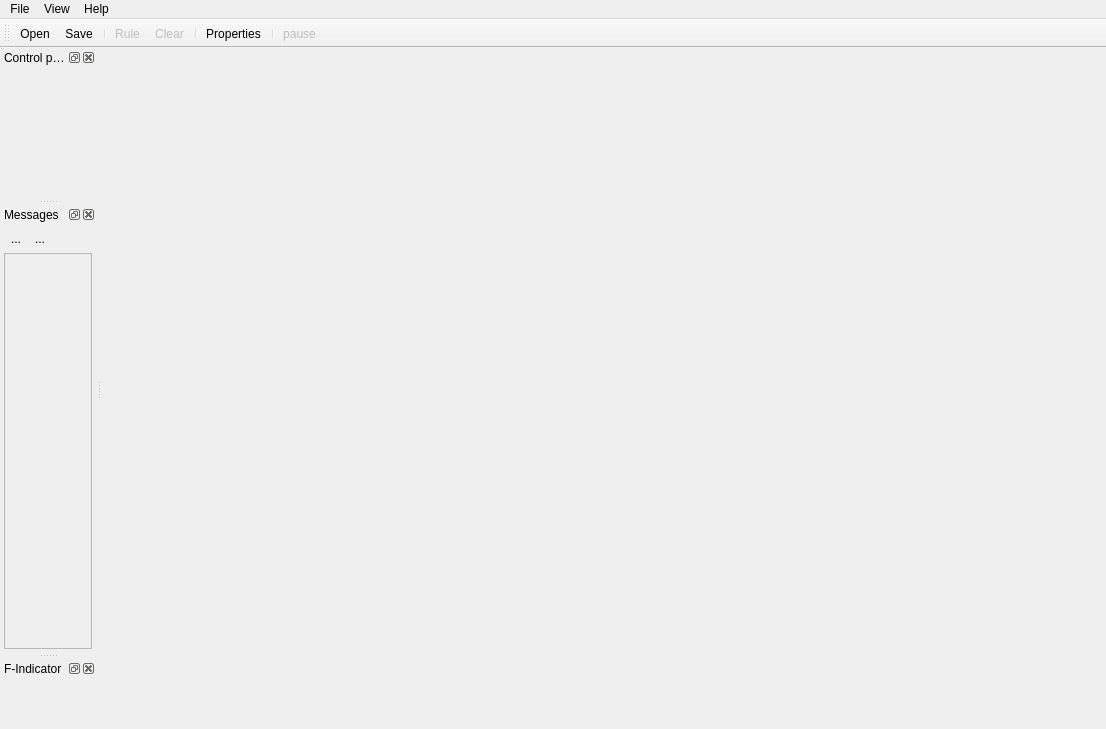
<?xml version="1.0" encoding="UTF-8"?>
<ui version="4.0">
 <class>QCPRmoClass</class>
 <widget class="QMainWindow" name="QCPRmoClass">
  <property name="geometry">
   <rect>
    <x>0</x>
    <y>0</y>
    <width>1106</width>
    <height>729</height>
   </rect>
  </property>
  <property name="windowTitle">
   <string>QCPRmo</string>
  </property>
  <property name="windowIcon">
   <iconset resource="qcprmo.qrc">
    <normaloff>:/Resources/Radar.ico</normaloff>:/Resources/Radar.ico</iconset>
  </property>
  <widget class="QWidget" name="centralWidget">
   <layout class="QGridLayout" name="gridLayoutMain">
    <property name="margin">
     <number>4</number>
    </property>
    <property name="spacing">
     <number>4</number>
    </property>
   </layout>
  </widget>
  <widget class="QMenuBar" name="menuBar">
   <property name="geometry">
    <rect>
     <x>0</x>
     <y>0</y>
     <width>1106</width>
     <height>29</height>
    </rect>
   </property>
   <widget class="QMenu" name="menuFile">
    <property name="title">
     <string>File</string>
    </property>
    <addaction name="actionOpenM"/>
    <addaction name="actionSaveM"/>
    <addaction name="actionSaveAsM"/>
    <addaction name="separator"/>
    <addaction name="actionExit"/>
   </widget>
   <widget class="QMenu" name="menuView">
    <property name="title">
     <string>View</string>
    </property>
    <addaction name="actionViewMessages"/>
    <addaction name="actionViewFIndicator"/>
    <addaction name="actionTraceList"/>
    <addaction name="actionViewTIndicator"/>
    <addaction name="actionViewSIndicator"/>
    <addaction name="actionControlPanelQML"/>
   </widget>
   <widget class="QMenu" name="menuAbout">
    <property name="title">
     <string>Help</string>
    </property>
    <addaction name="actionAbout"/>
   </widget>
   <addaction name="menuFile"/>
   <addaction name="menuView"/>
   <addaction name="menuAbout"/>
  </widget>
  <widget class="QToolBar" name="mainToolBar">
   <property name="windowTitle">
    <string>Toolbar</string>
   </property>
   <attribute name="toolBarArea">
    <enum>TopToolBarArea</enum>
   </attribute>
   <attribute name="toolBarBreak">
    <bool>false</bool>
   </attribute>
   <addaction name="actionOpen"/>
   <addaction name="actionSave"/>
   <addaction name="separator"/>
   <addaction name="actionRule"/>
   <addaction name="actionClear"/>
   <addaction name="separator"/>
   <addaction name="actionProperties"/>
   <addaction name="separator"/>
   <addaction name="actionPause"/>
  </widget>
  <widget class="QDockWidget" name="dockWidgetQ">
   <property name="windowTitle">
    <string>Control panel</string>
   </property>
   <attribute name="dockWidgetArea">
    <number>1</number>
   </attribute>
   <widget class="QWidget" name="dockWidgetContentsQ">
    <layout class="QGridLayout" name="gridLayout">
     <item row="0" column="0">
      <widget class="QLocalControlQMLWidget" name="qLocalControlQMLWidget">
       <property name="toolTip">
        <string>QML-based control panel</string>
       </property>
       <property name="whatsThis">
        <string>Modification of scan programs parameters.</string>
       </property>
      </widget>
     </item>
    </layout>
   </widget>
  </widget>
  <widget class="QDockWidget" name="dockWidgetM">
   <property name="windowTitle">
    <string>Messages</string>
   </property>
   <attribute name="dockWidgetArea">
    <number>1</number>
   </attribute>
   <widget class="QWidget" name="dockWidgetContentsM">
    <layout class="QGridLayout" name="gridLayoutM">
     <property name="margin">
      <number>4</number>
     </property>
     <property name="spacing">
      <number>4</number>
     </property>
     <item row="0" column="0">
      <layout class="QGridLayout" name="gridLayoutCons">
       <property name="spacing">
        <number>0</number>
       </property>
       <item row="0" column="0">
        <widget class="QToolButton" name="toolButtonClear">
         <property name="text">
          <string>...</string>
         </property>
         <property name="icon">
          <iconset resource="qcprmo.qrc">
           <normaloff>:/Resources/standardbutton-clear-32.png</normaloff>:/Resources/standardbutton-clear-32.png</iconset>
         </property>
         <property name="autoRaise">
          <bool>true</bool>
         </property>
        </widget>
       </item>
       <item row="0" column="1">
        <widget class="QToolButton" name="toolButtonPause">
         <property name="text">
          <string>...</string>
         </property>
         <property name="icon">
          <iconset resource="qcprmo.qrc">
           <normaloff>:/Resources/player_pause.png</normaloff>:/Resources/player_pause.png</iconset>
         </property>
         <property name="checkable">
          <bool>true</bool>
         </property>
         <property name="autoRaise">
          <bool>true</bool>
         </property>
        </widget>
       </item>
       <item row="0" column="2">
        <spacer name="horizontalSpacer">
         <property name="orientation">
          <enum>Qt::Horizontal</enum>
         </property>
         <property name="sizeHint" stdset="0">
          <size>
           <width>40</width>
           <height>20</height>
          </size>
         </property>
        </spacer>
       </item>
      </layout>
     </item>
     <item row="1" column="0">
      <widget class="QScrollArea" name="scrollAreaM">
       <property name="autoFillBackground">
        <bool>true</bool>
       </property>
       <property name="widgetResizable">
        <bool>true</bool>
       </property>
       <property name="alignment">
        <set>Qt::AlignLeading|Qt::AlignLeft|Qt::AlignTop</set>
       </property>
       <widget class="QWidget" name="scrollAreaWidgetContentsM">
        <property name="geometry">
         <rect>
          <x>0</x>
          <y>0</y>
          <width>140</width>
          <height>292</height>
         </rect>
        </property>
        <layout class="QGridLayout" name="gridLayoutConsole">
         <property name="margin">
          <number>0</number>
         </property>
         <property name="spacing">
          <number>0</number>
         </property>
         <item row="0" column="0">
          <widget class="QConsoleWidget" name="qConsoleWidget">
           <property name="toolTip">
            <string>Console</string>
           </property>
           <property name="whatsThis">
            <string>Console</string>
           </property>
          </widget>
         </item>
        </layout>
       </widget>
      </widget>
     </item>
    </layout>
   </widget>
  </widget>
  <widget class="QDockWidget" name="dockWidgetF">
   <property name="windowTitle">
    <string>F-Indicator</string>
   </property>
   <attribute name="dockWidgetArea">
    <number>1</number>
   </attribute>
   <widget class="QWidget" name="dockWidgetContentsF">
    <layout class="QGridLayout" name="gridLayout_3">
     <property name="margin">
      <number>0</number>
     </property>
     <item row="0" column="0">
      <widget class="QFIndicatorWidget" name="qFIndicatorWidget">
       <property name="toolTip">
        <string>F-Indicator</string>
       </property>
       <property name="whatsThis">
        <string>F-Indicator</string>
       </property>
      </widget>
     </item>
    </layout>
   </widget>
  </widget>
  <action name="actionOpen">
   <property name="icon">
    <iconset resource="qcprmo.qrc">
     <normaloff>:/Resources/standardbutton-open-32.png</normaloff>:/Resources/standardbutton-open-32.png</iconset>
   </property>
   <property name="text">
    <string>Open</string>
   </property>
   <property name="menuId" stdset="0">
    <number>222</number>
   </property>
  </action>
  <action name="actionSave">
   <property name="icon">
    <iconset resource="qcprmo.qrc">
     <normaloff>:/Resources/standardbutton-save-32.png</normaloff>:/Resources/standardbutton-save-32.png</iconset>
   </property>
   <property name="text">
    <string>Save</string>
   </property>
   <property name="menuId" stdset="0">
    <number>223</number>
   </property>
  </action>
  <action name="actionProperties">
   <property name="icon">
    <iconset resource="qcprmo.qrc">
     <normaloff>:/Resources/Options.bmp</normaloff>:/Resources/Options.bmp</iconset>
   </property>
   <property name="text">
    <string>Properties</string>
   </property>
   <property name="menuId" stdset="0">
    <number>227</number>
   </property>
  </action>
  <action name="actionOpenM">
   <property name="icon">
    <iconset resource="qcprmo.qrc">
     <normaloff>:/Resources/standardbutton-open-32.png</normaloff>:/Resources/standardbutton-open-32.png</iconset>
   </property>
   <property name="text">
    <string>Open</string>
   </property>
   <property name="menuId" stdset="0">
    <number>222</number>
   </property>
  </action>
  <action name="actionSaveM">
   <property name="icon">
    <iconset resource="qcprmo.qrc">
     <normaloff>:/Resources/standardbutton-save-32.png</normaloff>:/Resources/standardbutton-save-32.png</iconset>
   </property>
   <property name="text">
    <string>Save</string>
   </property>
   <property name="menuId" stdset="0">
    <number>223</number>
   </property>
  </action>
  <action name="actionSaveAsM">
   <property name="icon">
    <iconset resource="qcprmo.qrc">
     <normaloff>:/Resources/standardbutton-save-32.png</normaloff>:/Resources/standardbutton-save-32.png</iconset>
   </property>
   <property name="text">
    <string>Save as ...</string>
   </property>
   <property name="menuId" stdset="0">
    <number>224</number>
   </property>
  </action>
  <action name="actionExit">
   <property name="text">
    <string>Exit</string>
   </property>
   <property name="menuId" stdset="0">
    <number>225</number>
   </property>
  </action>
  <action name="actionViewMessages">
   <property name="checkable">
    <bool>true</bool>
   </property>
   <property name="text">
    <string>Messages</string>
   </property>
   <property name="menuId" stdset="0">
    <number>251</number>
   </property>
  </action>
  <action name="actionViewFIndicator">
   <property name="checkable">
    <bool>true</bool>
   </property>
   <property name="text">
    <string>F-Indicator</string>
   </property>
   <property name="menuId" stdset="0">
    <number>250</number>
   </property>
  </action>
  <action name="actionAbout">
   <property name="text">
    <string>About</string>
   </property>
   <property name="menuId" stdset="0">
    <number>226</number>
   </property>
  </action>
  <action name="actionTraceList">
   <property name="checkable">
    <bool>true</bool>
   </property>
   <property name="enabled">
    <bool>false</bool>
   </property>
   <property name="text">
    <string>Trace list</string>
   </property>
   <property name="menuId" stdset="0">
    <number>252</number>
   </property>
  </action>
  <action name="actionClear">
   <property name="enabled">
    <bool>false</bool>
   </property>
   <property name="icon">
    <iconset resource="qcprmo.qrc">
     <normaloff>:/Resources/standardbutton-clear-32.png</normaloff>:/Resources/standardbutton-clear-32.png</iconset>
   </property>
   <property name="text">
    <string>Clear</string>
   </property>
   <property name="visible">
    <bool>false</bool>
   </property>
   <property name="menuId" stdset="0">
    <number>229</number>
   </property>
  </action>
  <action name="actionRule">
   <property name="checkable">
    <bool>true</bool>
   </property>
   <property name="enabled">
    <bool>false</bool>
   </property>
   <property name="icon">
    <iconset resource="qcprmo.qrc">
     <normaloff>:/Resources/page-setup-32.png</normaloff>:/Resources/page-setup-32.png</iconset>
   </property>
   <property name="text">
    <string>Rule</string>
   </property>
   <property name="visible">
    <bool>false</bool>
   </property>
   <property name="menuId" stdset="0">
    <number>228</number>
   </property>
  </action>
  <action name="actionViewTIndicator">
   <property name="checkable">
    <bool>true</bool>
   </property>
   <property name="enabled">
    <bool>false</bool>
   </property>
   <property name="text">
    <string>T-Indicator</string>
   </property>
   <property name="menuId" stdset="0">
    <number>253</number>
   </property>
  </action>
  <action name="actionViewSIndicator">
   <property name="checkable">
    <bool>true</bool>
   </property>
   <property name="enabled">
    <bool>false</bool>
   </property>
   <property name="text">
    <string>S-Indicator</string>
   </property>
   <property name="menuId" stdset="0">
    <number>254</number>
   </property>
  </action>
  <action name="actionControlPanelQML">
   <property name="checkable">
    <bool>true</bool>
   </property>
   <property name="checked">
    <bool>true</bool>
   </property>
   <property name="icon">
    <iconset resource="qcprmo.qrc">
     <normaloff>:/Resources/HAMMER.ICO</normaloff>:/Resources/HAMMER.ICO</iconset>
   </property>
   <property name="text">
    <string>Control panel QML</string>
   </property>
   <property name="toolTip">
    <string>Control panel QML</string>
   </property>
   <property name="menuId" stdset="0">
    <number>249</number>
   </property>
  </action>
  <action name="actionPause">
   <property name="checkable">
    <bool>true</bool>
   </property>
   <property name="enabled">
    <bool>false</bool>
   </property>
   <property name="icon">
    <iconset resource="qcprmo.qrc">
     <normaloff>:/Resources/player_pause.png</normaloff>:/Resources/player_pause.png</iconset>
   </property>
   <property name="text">
    <string>pause</string>
   </property>
   <property name="toolTip">
    <string>Pause oscillograph</string>
   </property>
   <property name="visible">
    <bool>false</bool>
   </property>
   <property name="menuId" stdset="0">
    <number>230</number>
   </property>
  </action>
 </widget>
 <layoutdefault spacing="6" margin="11"/>
 <customwidgets>
  <customwidget>
   <class>QLocalControlQMLWidget</class>
   <extends>QWidget</extends>
   <header>qlocalcontrolqmlwidget.h</header>
  </customwidget>
  <customwidget>
   <class>QFIndicatorWidget</class>
   <extends>QWidget</extends>
   <header>qfindicatorwidget.h</header>
  </customwidget>
  <customwidget>
   <class>QConsoleWidget</class>
   <extends>QWidget</extends>
   <header>qconsolewidget.h</header>
  </customwidget>
 </customwidgets>
 <resources>
  <include location="qcprmo.qrc"/>
 </resources>
 <connections>
  <connection>
   <sender>mainToolBar</sender>
   <signal>actionTriggered(QAction*)</signal>
   <receiver>QCPRmoClass</receiver>
   <slot>onActionTriggered(QAction*)</slot>
   <hints>
    <hint type="sourcelabel">
     <x>152</x>
     <y>42</y>
    </hint>
    <hint type="destinationlabel">
     <x>79</x>
     <y>128</y>
    </hint>
   </hints>
  </connection>
  <connection>
   <sender>menuBar</sender>
   <signal>triggered(QAction*)</signal>
   <receiver>QCPRmoClass</receiver>
   <slot>onActionTriggered(QAction*)</slot>
   <hints>
    <hint type="sourcelabel">
     <x>187</x>
     <y>11</y>
    </hint>
    <hint type="destinationlabel">
     <x>79</x>
     <y>266</y>
    </hint>
   </hints>
  </connection>
  <connection>
   <sender>toolButtonClear</sender>
   <signal>clicked()</signal>
   <receiver>QCPRmoClass</receiver>
   <slot>onConsoleClear()</slot>
   <hints>
    <hint type="sourcelabel">
     <x>15</x>
     <y>316</y>
    </hint>
    <hint type="destinationlabel">
     <x>552</x>
     <y>364</y>
    </hint>
   </hints>
  </connection>
  <connection>
   <sender>toolButtonPause</sender>
   <signal>clicked()</signal>
   <receiver>QCPRmoClass</receiver>
   <slot>onConsolePause()</slot>
   <hints>
    <hint type="sourcelabel">
     <x>45</x>
     <y>316</y>
    </hint>
    <hint type="destinationlabel">
     <x>552</x>
     <y>364</y>
    </hint>
   </hints>
  </connection>
  <connection>
   <sender>dockWidgetQ</sender>
   <signal>visibilityChanged(bool)</signal>
   <receiver>QCPRmoClass</receiver>
   <slot>onDocPanelVisibilityChanged(bool)</slot>
   <hints>
    <hint type="sourcelabel">
     <x>74</x>
     <y>171</y>
    </hint>
    <hint type="destinationlabel">
     <x>552</x>
     <y>364</y>
    </hint>
   </hints>
  </connection>
  <connection>
   <sender>dockWidgetF</sender>
   <signal>visibilityChanged(bool)</signal>
   <receiver>QCPRmoClass</receiver>
   <slot>onDocPanelVisibilityChanged(bool)</slot>
   <hints>
    <hint type="sourcelabel">
     <x>74</x>
     <y>678</y>
    </hint>
    <hint type="destinationlabel">
     <x>552</x>
     <y>364</y>
    </hint>
   </hints>
  </connection>
  <connection>
   <sender>dockWidgetM</sender>
   <signal>visibilityChanged(bool)</signal>
   <receiver>QCPRmoClass</receiver>
   <slot>onDocPanelVisibilityChanged(bool)</slot>
   <hints>
    <hint type="sourcelabel">
     <x>74</x>
     <y>450</y>
    </hint>
    <hint type="destinationlabel">
     <x>552</x>
     <y>364</y>
    </hint>
   </hints>
  </connection>
  <connection>
   <sender>qFIndicatorWidget</sender>
   <signal>SendCommand(int,int,double,double)</signal>
   <receiver>QCPRmoClass</receiver>
   <slot>onSendRequest(int,int,double,double)</slot>
   <hints>
    <hint type="sourcelabel">
     <x>74</x>
     <y>690</y>
    </hint>
    <hint type="destinationlabel">
     <x>552</x>
     <y>364</y>
    </hint>
   </hints>
  </connection>
  <connection>
   <sender>qConsoleWidget</sender>
   <signal>SizeChanged(QSize)</signal>
   <receiver>QCPRmoClass</receiver>
   <slot>onConsoleSizeChanged(QSize)</slot>
   <hints>
    <hint type="sourcelabel">
     <x>74</x>
     <y>480</y>
    </hint>
    <hint type="destinationlabel">
     <x>552</x>
     <y>364</y>
    </hint>
   </hints>
  </connection>
  <connection>
   <sender>qFIndicatorWidget</sender>
   <signal>SendFSelection(int,double,double,int,double,double,int)</signal>
   <receiver>QCPRmoClass</receiver>
   <slot>onSendFSelectionRequest(int,double,double,int,double,double,int)</slot>
   <hints>
    <hint type="sourcelabel">
     <x>74</x>
     <y>692</y>
    </hint>
    <hint type="destinationlabel">
     <x>552</x>
     <y>364</y>
    </hint>
   </hints>
  </connection>
 </connections>
 <slots>
  <slot>onActionTriggered(QAction*)</slot>
  <slot>onDocPanelVisibilityChanged(bool)</slot>
  <slot>onCheckConnection(bool*)</slot>
  <slot>onSendRequest(int,int,double,double)</slot>
  <slot>onConsoleClear()</slot>
  <slot>onConsoleSizeChanged(QSize)</slot>
  <slot>onConsolePause()</slot>
  <slot>onLocalControlCommand(char*,int,int)</slot>
  <slot>onGroundObjectAdded(double,double)</slot>
  <slot>onSendFSelectionRequest(int,double,double,int,double,double,int)</slot>
 </slots>
</ui>
